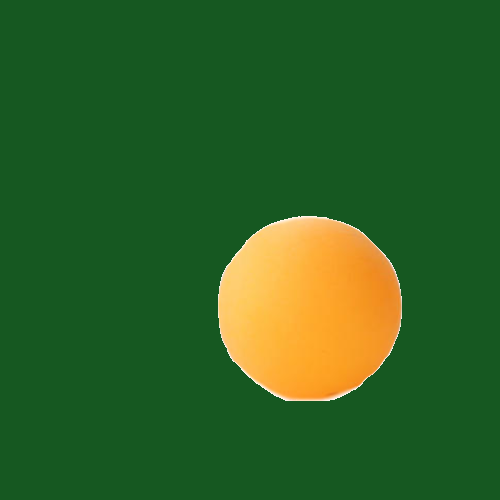
#> input picture online test/images/1.png, 500 x 500 px
$ python -i detect5.py   (imports and definitions only)
#> lines starting #> are read from the running program, lines starting #| are printed output that depends on the picture; after the words box and inside, x2 and y2 are one past the last pixel; in counts of white or black regions, pixels touching at a corner belong together
#> further down, picture is the input picture: shape (500, 500, 3); mean B, G, R 36.6, 97.4, 46.7
import cv2


def detect(readimg):
    readimg = cv2.cvtColor(readimg, cv2.COLOR_BGR2GRAY)
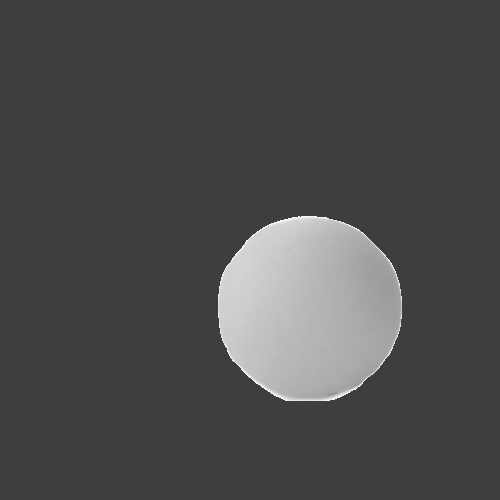
#> readimg: shape (500, 500); min 62, max 250, mean 75.3
    readimg = readimg[:, 80:560]
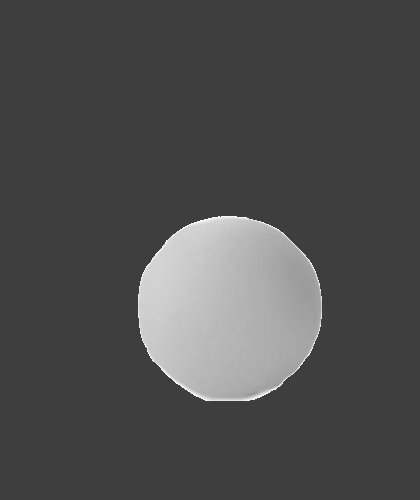
#> readimg: shape (500, 420); min 62, max 250, mean 77.8
    readimg = cv2.GaussianBlur(readimg, (5, 5), sigmaX=0)


    readimg = cv2.Canny(readimg, 80, 140)
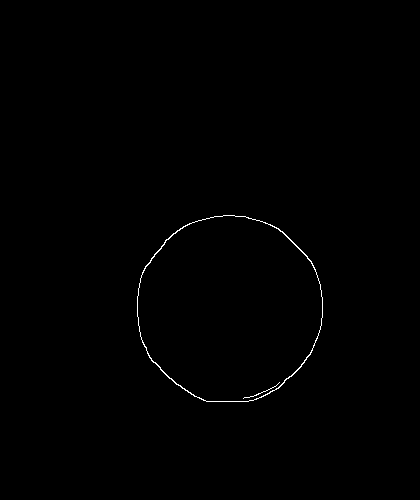
#> readimg: shape (500, 420); 0.35% white in thin lines or dots, all inside (x1, y1, x2, y2) = (137, 215, 323, 402)


    # cv2.imshow('1', readimg)
    # cv2.waitKey()


    circles = cv2.HoughCircles(readimg, cv2.HOUGH_GRADIENT, 1, 50, param1=50, param2=23, minRadius=15, maxRadius=25)
#> circles = None

    if circles is not None:
        return circles[0, 0, 2], circles[0, 0, 0] + 80, circles[0, 0, 1]
    else:
        return 0, 0, 0


>>> import cv2
>>> picture = cv2.imread('images/1.png')
>>> result = detect(picture)
#> result = (0, 0, 0)

$ run again, on online test/images/2.png
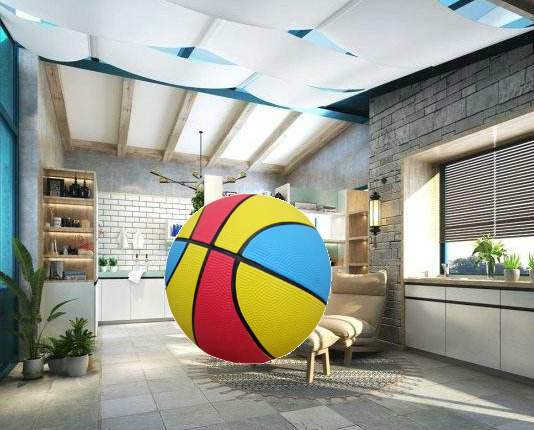
#> input picture online test/images/2.png, 534 x 430 px
#> picture is the input picture: shape (430, 534, 3); mean B, G, R 146.5, 157.3, 156.9
#> in detect, `readimg = cv2.GaussianBlur(readimg, (5, 5), sigmaX=0)`:
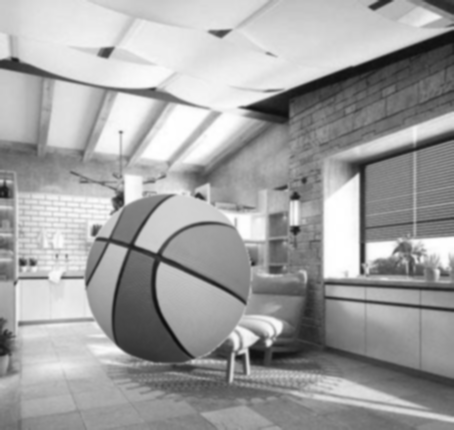
#> readimg: shape (430, 454); min 15, max 255, mean 161.8
#> in detect, `readimg = cv2.Canny(readimg, 80, 140)`:
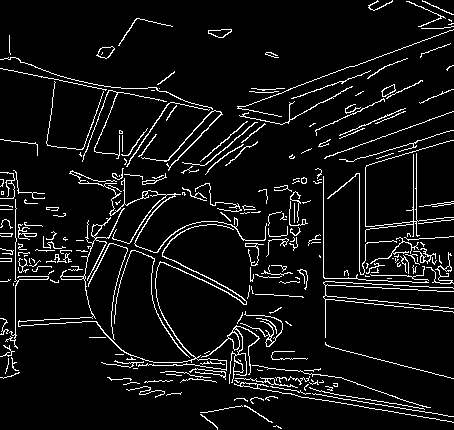
#> readimg: shape (430, 454); 7% white in thin lines or dots
#> circles = None
#> result = (0, 0, 0)

$ run again, on online test/images/3.png
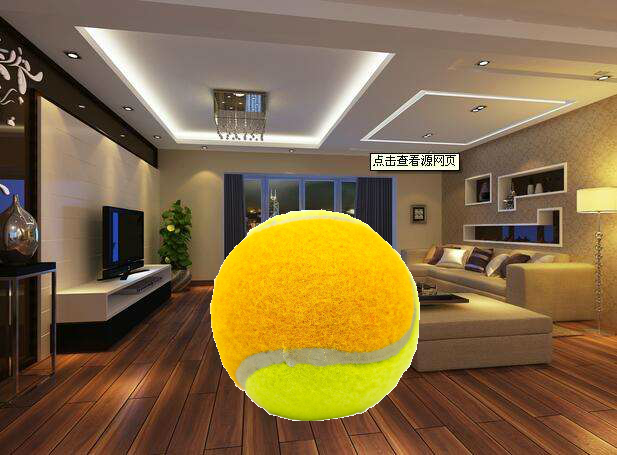
#> input picture online test/images/3.png, 617 x 455 px
#> picture is the input picture: shape (455, 617, 3); mean B, G, R 68.7, 107, 132
#> in detect, `readimg = readimg[:, 80:560]`:
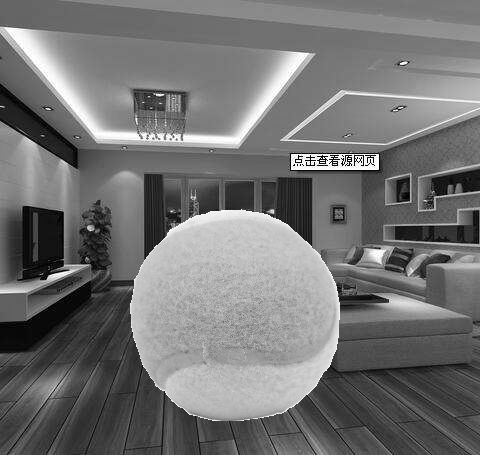
#> readimg: shape (455, 480); min 0, max 255, mean 114.5
#> in detect, `readimg = cv2.Canny(readimg, 80, 140)`:
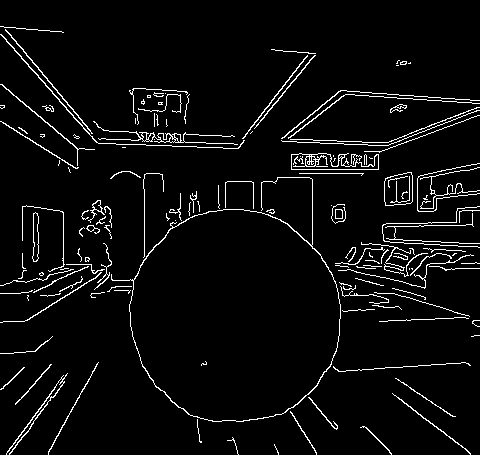
#> readimg: shape (455, 480); 4.6% white in thin lines or dots
#> circles = None
#> result = (0, 0, 0)
